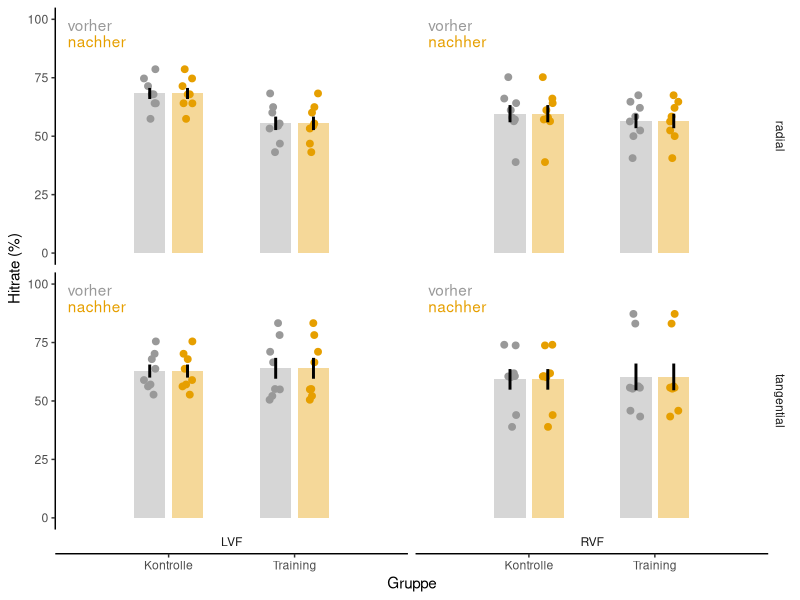

Write the R code that produced this figure.
# Sitzung 02, WiSe 2024, Gruppe B
library(tidyverse)

# color-blind friendly palette, see 
# http://www.cookbook-r.com/Graphs/Colors_(ggplot2)/

cbPalette <- c("#999999", "#E69F00", "#56B4E9", 
               "#009E73", "#F0E442", "#0072B2",
               "#D55E00", "#CC79A7")

# # To use for fills, add
# scale_fill_manual(values=cbPalette)
# # To use for line and point colors, add
# scale_colour_manual(values=cbPalette)

# generiere Daten, 2 x 2 x 2 x 2 - Design
df = as_tibble(data.frame(
  id    = as_factor(paste0("S",
                           str_pad(1:8, 2, pad = "0"))),
  training     = as_factor(rep(c("no", "yes"),
                               each=8)),
  orientation  = as_factor(rep(c("radial", "tangential"),
                               each = 16)),
  vfield       = as_factor(rep(c("LVF", "RVF"),
                               each = 32)),
  time         = as_factor(rep(c("pre", "post"),
                               each = 64)),
  score        = rnorm(8*2*2*2, 60,10))) %>%
  arrange(id, training, orientation, vfield, time)

# bar plot
set.seed(12)
ggplot(df, 
             mapping = aes(x = training, y = score,
                           fill = time)) +
  facet_grid(orientation ~ vfield,
             switch = 'x') +
  geom_bar(aes(group = time), 
           stat = "summary",
           fun.data = "mean_se",
           fun.args = list(mult = 1), # 1 SE
           width = 0.5,
           position = position_dodge(0.6),
           alpha = 0.4) +
  scale_fill_manual(values = cbPalette) +
  geom_jitter(aes(color = time),
              size = 2,
              position = position_jitterdodge(
                jitter.width = 0.2,
                dodge.width  = 0.6)) +
  scale_color_manual(values = cbPalette) +
  geom_linerange(aes(group = time),
                 stat = "summary",
                 fun.data = "mean_se",
                 fun.args = list(mult = 1), # 1 SE
                 position = position_dodge(0.6),
                 size = 1) + 
  coord_cartesian(ylim = c(0,100),
                  xlim = c(0.7, 2.3)) +
  theme_classic() +
  theme(legend.position = "none",
        strip.background = element_blank()) +
  scale_y_continuous(name = "Hitrate (%)") + 
  scale_x_discrete(labels = c("Kontrolle", "Training"),
                   name = "Gruppe") +
  annotate("text", x = 0.2, y = 95, 
           label = "vorher",
           vjust = "left", hjust = "left",
           color = cbPalette[1]) +
  annotate("text", x = 0.2, y = 88, 
           label = "nachher",
           vjust = "left", hjust = "left",
           color = cbPalette[2])